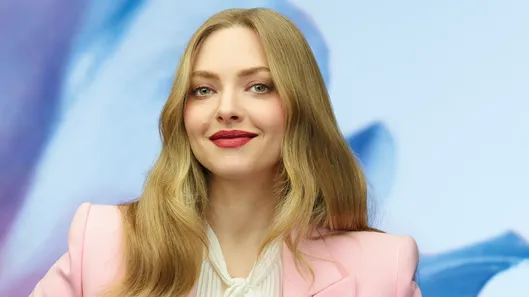
#> input picture Faces/Train/Amanda Seyfried/Variety-Power-of-Women-Amanda-Seyfried-16x9-1.webp, 529 x 297 px, shrunk from 1360 x 765 before the run, found by its file name; its folder holds only this picture in this run
$ python face_train.py
#> lines starting #> are read from the running program, lines starting #| are printed output that depends on the picture
import os
import cv2 as cv
import numpy as np
import time

start_time = time.time()
p = []
for i in os.listdir(r'yourPath\Faces\Train'):
    p.append(i)
#> pass 2 of the loop `for i in os.listdir(r'yourPath\Faces\Train'):`:
print(p)
DIR = r'yourPath\Faces\Train'
haar_face = cv.CascadeClassifier(r'haar_face.xml')
features = []
labels = []


def create_train():
    for person in p:
        subFolder = os.path.join(DIR, person)
        label = p.index(person)
        for image in os.listdir(subFolder):
            image_path = os.path.join(subFolder, image)
            image_array = cv.imread(image_path)
#> image_array is the input picture: shape (297, 529, 3); mean B, G, R 184.9, 181.1, 177.8
            gray = cv.cvtColor(image_array, cv.COLOR_BGR2GRAY)
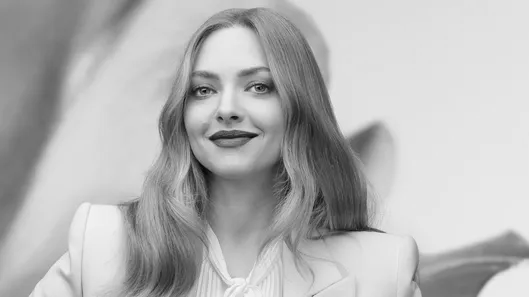
#> gray: shape (297, 529); min 2, max 249, mean 180.5
            faces_rect = haar_face.detectMultiScale(gray, scaleFactor=1.1, minNeighbors=4)
#> faces_rect = [[164, 35, 137, 137]]
            for (x, y, w, h) in faces_rect:
                faces_roi = gray[y:y + h, x:x + w]
                features.append(faces_roi)
                labels.append(label)
#> this loop made 1 pass
#> pass 1, in create_train, `faces_roi = gray[y:y + h, x:x + w]`:
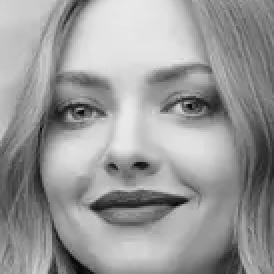
#> faces_roi: shape (137, 137) (shown 2 times larger); min 2, max 235, mean 153.7
#> after the loop, features = 1 item; labels = [0]
#> pass 2 of the loop in create_train, `for person in p:`:
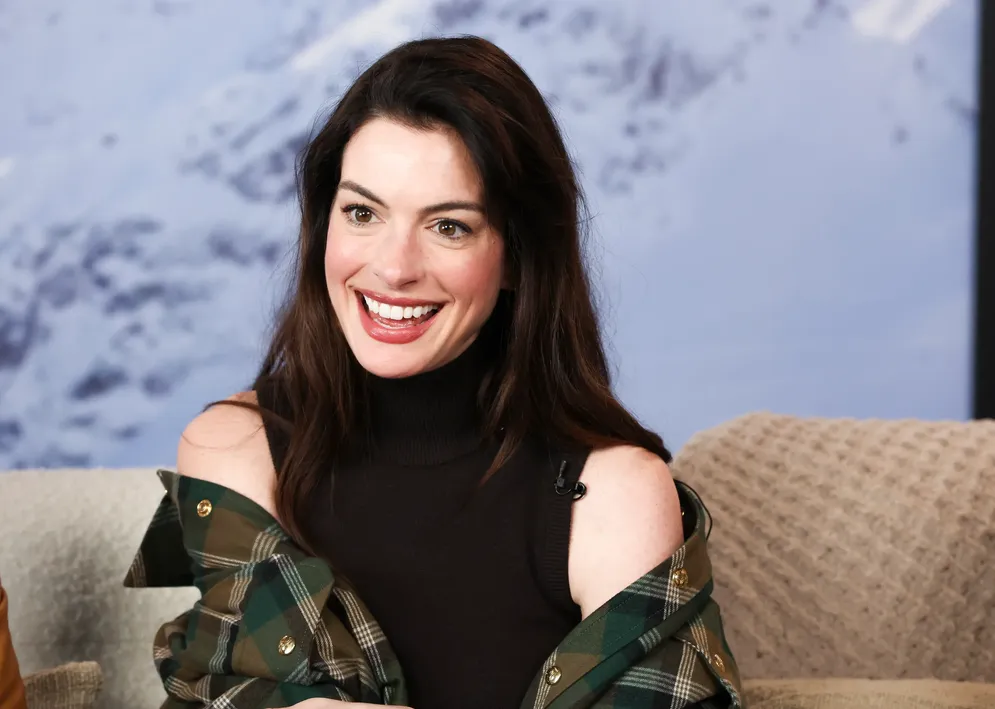
#> input picture Faces/Train/Anne Hathaway/1246424566.webp, 995 x 709 px, shrunk from 2560 x 1823 before the run, found by its file name
#> in create_train, image_array is the input picture: shape (709, 995, 3); mean B, G, R 132.5, 126.6, 131.5
#> in create_train, `gray = cv.cvtColor(image_array, cv.COLOR_BGR2GRAY)`:
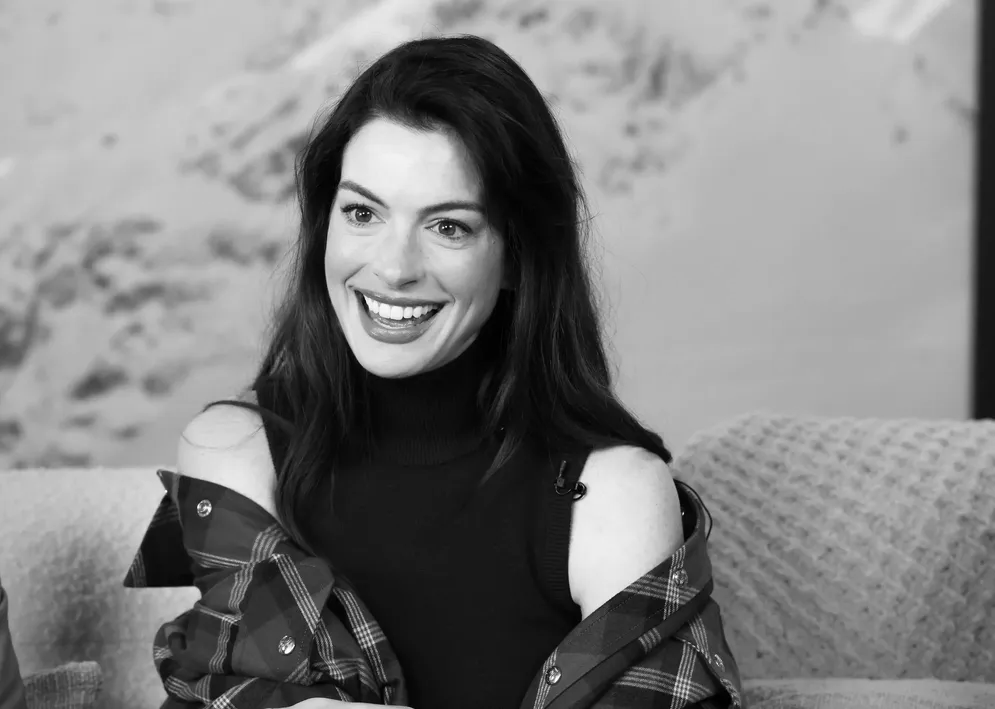
#> gray: shape (709, 995); min 0, max 255, mean 128.7
#> faces_rect = [[295, 137, 218, 218]]
#> the loop in create_train, `for (x, y, w, h) in faces_rect:` made 1 pass
#> pass 1, in create_train, `faces_roi = gray[y:y + h, x:x + w]`:
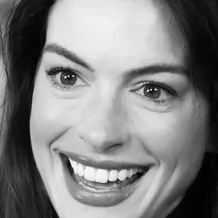
#> faces_roi: shape (218, 218); min 0, max 250, mean 129.1
#> after the loop in create_train, `for (x, y, w, h) in faces_rect:`: features = 2 items; labels = [0, 1]


create_train()
features = np.array(features, dtype='object')
labels = np.array(labels)

face_recognizer = cv.face.LBPHFaceRecognizer_create()
face_recognizer.train(features,labels)
np.save('features.npy', features)
np.save('labels.npy', labels)
face_recognizer.save(r'E:\cv01\face_trained.yml')
end_time = (time.time()) - start_time
print(f'Training done-----------\nTotal {end_time} seconds took for the process to finish!')
